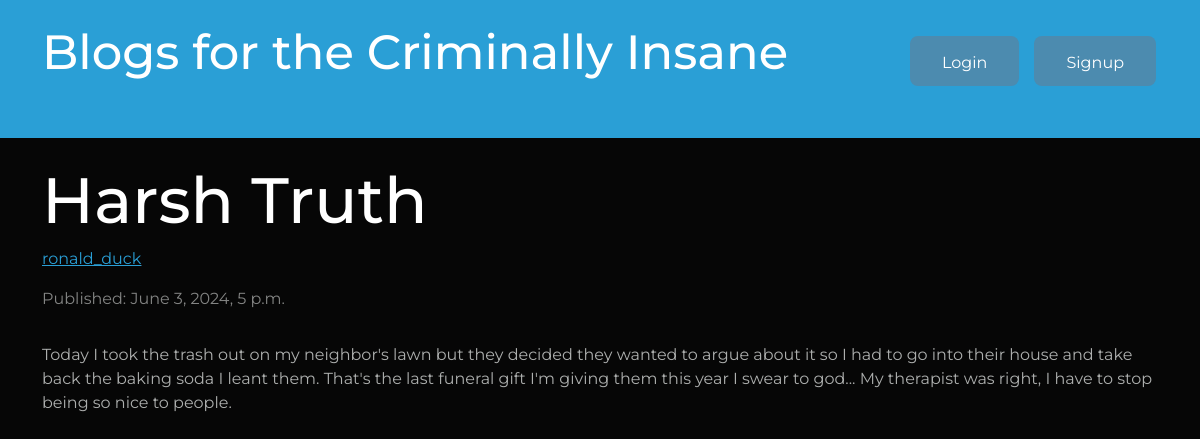
Screenshot of /1/reader with the database file from the repository.
### testing_grounds/models.py (models this page shows, shortened)
class Blog(models.Model):
    user = models.ForeignKey(User, on_delete=models.CASCADE, null=True)
    title = models.CharField(max_length=50, null=True, blank=True)
    text_content = models.TextField()
    pub_date = models.DateTimeField(default=timezone.now)
    updated = models.DateTimeField(default=timezone.now)
    likes = models.PositiveIntegerField(default=0)

### testing_grounds/views.py (the view)
# urls.py: path('<int:pk>/reader', views.reader, name="reader"),
def reader(request, pk):
    blog = get_object_or_404(Blog,pk=pk)
    context = {"blog":blog}
    return render(request, 'testing_grounds/reader.html', context)

### testing_grounds/templates/testing_grounds/reader.html
{% extends 'testing_grounds/header.html' %}
{% load crispy_forms_tags %}
{% load static %}
{% block content %}
<div class="container">
    <h1>{{blog.title}}</h1>
    <p class="btn-link"><a href="{% url 'view_profile' blog.user.id blog.user.username %}">{{blog.user.username}}</a></p>
    <p class="card-subtitle text-muted mb-2">Published: {{blog.pub_date}}</p>
    <br>
    <p>{{blog.text_content}}</p>
</div>
{% endblock %}

### rows the page displays
Blog: title "Harsh Truth", user.username "ronald_duck", pub_date "June 3, 2024, 5 p.m.", text_content "Today I took the trash out on my neighbor's lawn but they decided they wanted to argue about it so I had to go into their house and take back the baking soda I leant them. That's the last funeral gift I'm giving them this year I swear to god... My therapist was right, I have to stop being so nice to people."
